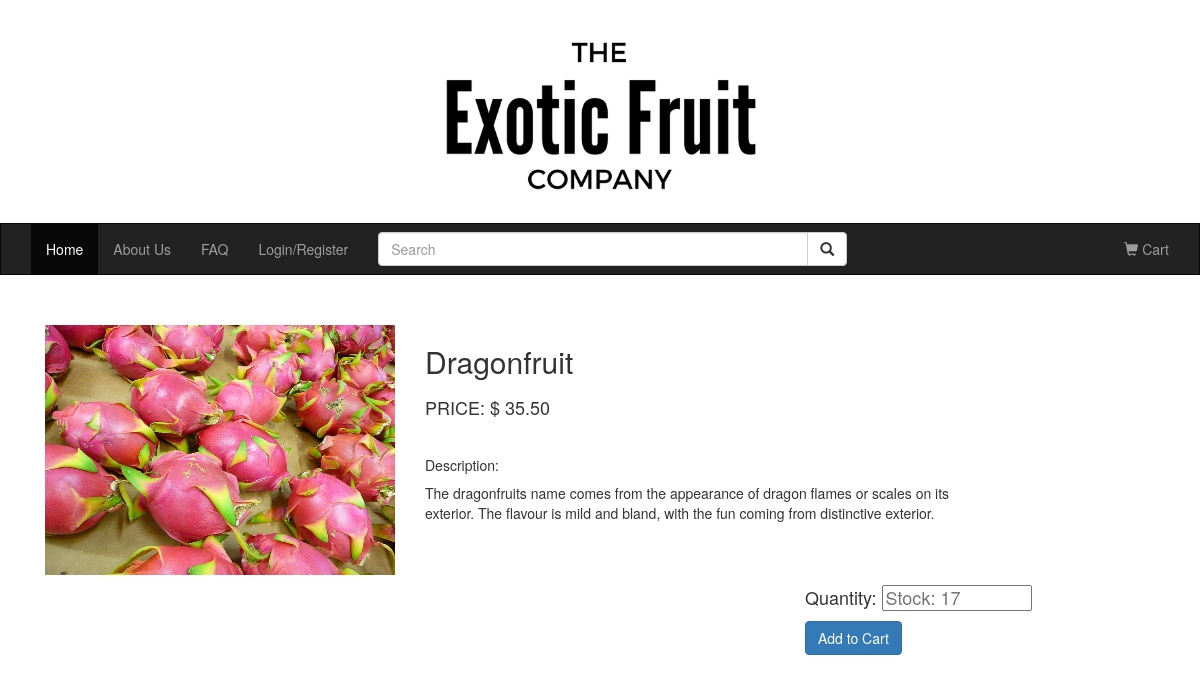
/allFruitInfo.php?prod_id=6, run on an earlier commit of the app's database.
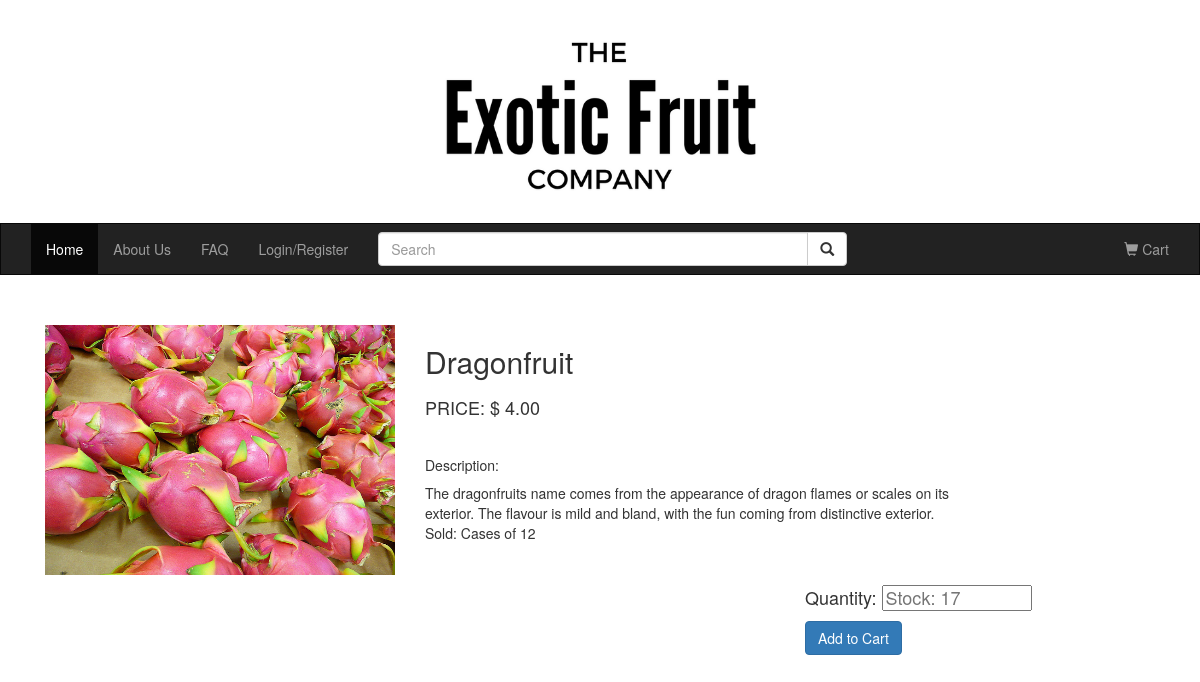
And on a later commit of the database.
### tables this page shows
CREATE TABLE IF NOT EXISTS `product` (
  `prod_id` INT NOT NULL AUTO_INCREMENT COMMENT 'customer id',
  `prod_name` VARCHAR(200) NOT NULL COMMENT 'product name',
  `prod_desc` MEDIUMTEXT NOT NULL COMMENT 'product description',
  `stock_amount` INT NOT NULL,
  `unit_price` VARCHAR(45) NOT NULL,
  `photo` VARCHAR(200) NOT NULL,
  PRIMARY KEY (`prod_id`));

### src/model/db_functions.php (called while the page is built, shortened)
<?php
function getProductInfo($prod_id) {
    global $dbc;
		$query = 'SELECT prod_id, prod_name, prod_desc, stock_amount, unit_price, photo FROM product WHERE prod_id = (:prod_id)';
		$statement = $dbc->prepare($query);
    $statement->bindValue(':prod_id', $prod_id);
		$statement->execute();
		$productInfo = $statement->fetchAll();
		return $productInfo;
}
?>

### src/allFruitInfo.php (the view, shortened to what this page needs)
<?php
require_once 'model/db_connect.php';
require_once 'model/db_functions.php';
require_once 'view/header.php';
$prod_id = filter_input(INPUT_GET,  'prod_id', FILTER_VALIDATE_INT);
$productInfo = getProductInfo($prod_id);
for ($i = 0; $i < count($productInfo); $i++){
  $prod = $productInfo[$i];
}
$productStock = $prod['stock_amount'];
?>
<div class="container">
  <div class="container-fluid">
    <?php
      echo
       "<div class='row'>
            <div class='col-sm-4'><img src='" . $prod['photo'] . "' width='350px' height='250px'></div>
            <div class='col-sm-6'><h2>" . $prod['prod_name'] . "</h2></div>
            <div class='col-sm-6'><h4>PRICE: $ " . " " . $prod['unit_price'] . "</h4></div>
            <div class='col-sm-6'><br></div>
            <div class='col-sm-6'><h5>Description: </div>
            <div class='col-sm-6'>" . $prod['prod_desc'] ."</div>
        </div>
        "
    ?>
    <div class="row">
        <div class="col-sm-4"></div>
        <div class='col-sm-4'></div>
        <div class="col-sm-4">
            <div class="dropdown">
              <form action="addToCart.php" method="post" >
                <h4>Quantity:
                  <input type="number" style="width:150px" min="1" max="<?php print $productStock; ?>"name="quantity" placeholder="Stock: <?php print $productStock; ?>" />
                </h4>
            </div>
        </div>
    </div>
      <div class="row">
            <div class="col-sm-4"></div>
            <div class='col-sm-4'></div>
            <div class="col-sm-4">
                    <button type="submit" class="btn btn-primary btn-md">Add to Cart</button>
            </div>
      </div>
  </div>
</div>
<br>
<br>
</body>
</html>

What changed in the data, as far as the page shows it:
changed product "Dragonfruit": unit_price "35.50" → "4.00"; prod_desc "…coming from distinctive exterior." → "…coming from distinctive exterior. Sold: Cases of 12"
